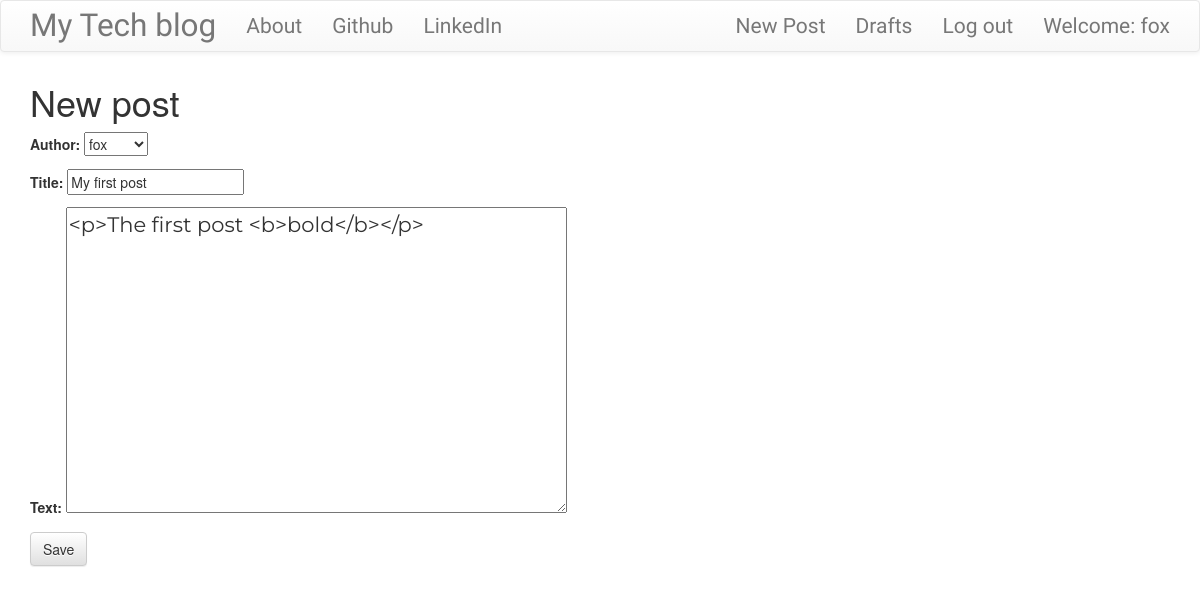
The app's page /post/1/edit/ (signed in), older data.
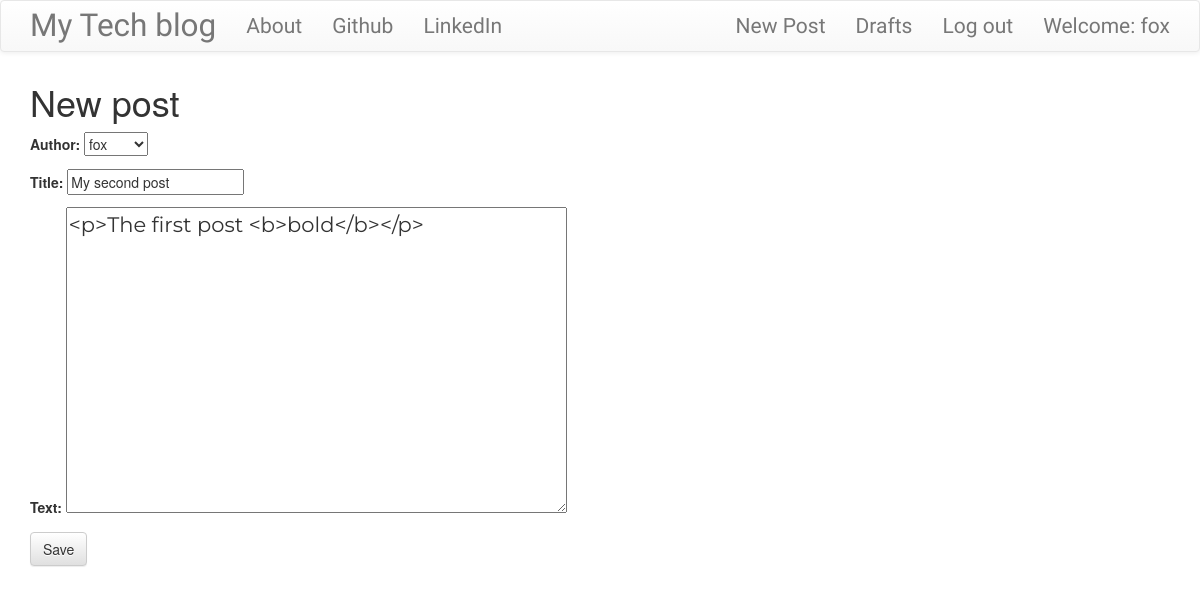
The same page, newer data.
### blog/models.py (models this page shows, shortened)
class Post(models.Model):
    author = models.ForeignKey('auth.User')
    title = models.CharField(max_length=200)
    text = models.TextField()
    created_date = models.DateTimeField(default=timezone.now)
    published_date = models.DateTimeField(blank=True, null=True)

### blog/views.py (the view)
class PostUpdateView(LoginRequiredMixin, UpdateView):
    login_url = '/login/'
    redirect_field_name = 'blog/post_detail.html'
    form_class = PostForm
    model = Post

### blog/forms.py
class PostForm(forms.ModelForm):
    class Meta:
        model = Post
        fields = (
            'author',
            'title',
            'text',
        )
        widgets = {
            'title': forms.TextInput(attrs={'class': 'textinputclass'}),
            'text': forms.Textarea(
                attrs={'class': 'editable medium-editor-textarea postcontent'}
            ),
        }

### blog/templates/blog/post_form.html (shortened to what this page needs)
{% extends 'blog/base.html' %}
{% block content %}
    <h1>New post</h1>
    <form method="POST" class="post-form">
    {{form.as_p}}
    <button type="submit" class="save btn btn-default">Save</button>
    </form>
{% endblock %}

Row changes from the older to the newer data that the page shows:
changed Post "fox": title "My first post" → "My second post"
